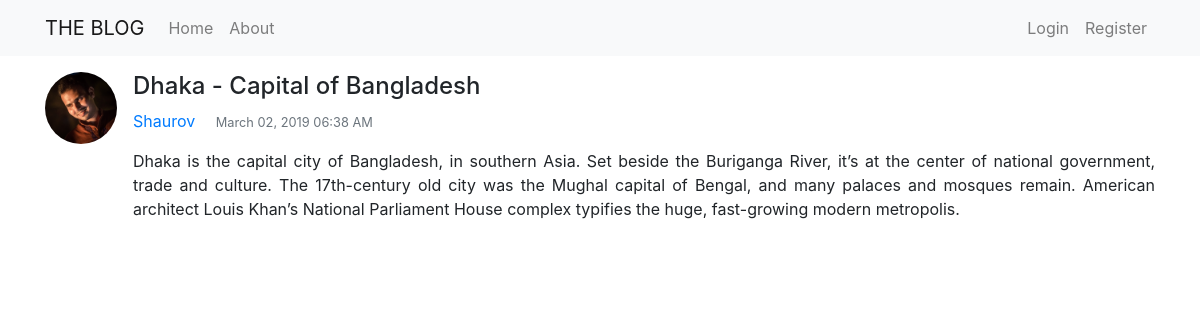
The page /post/8/ on the database its author committed.
### blog/models.py (models this page shows, shortened)
class Post(models.Model):
	title = models.CharField(max_length=100)
	content = models.TextField()
	date_posted = models.DateTimeField(default=timezone.now)
	author = models.ForeignKey(User, on_delete=models.CASCADE)

### users/models.py (models this page shows, shortened)
class Profile(models.Model):
	user = models.OneToOneField(User, on_delete=models.CASCADE)
	image = models.ImageField(default='default.jpg', upload_to='profile_pics')

### blog/views.py (the view)
# urls.py: path('post/<int:pk>/', PostDetailView.as_view(), name='post-detail'),
class PostDetailView(DetailView):
    model = Post

### blog/templates/blog/post_detail.html (shortened to what this page needs)
{% extends "blog/base.html" %}
{% block body %}
    <article class="media content-section">
      <img class="rounded-circle article-img mr-3" width="72" height="72" src="{{ object.author.profile.image.url }}">
      <div class="media-body">
        <h4 class="article-title">{{ object.title }}</h4>
        <div class="article-metadata">
          <a class="mr-3" href="{% url 'user-posts' object.author.username %}">{{ object.author }}</a>
          <small class="text-muted">{{ object.date_posted|date:"F d, Y h:i A" }}</small>
        </div>
        <p class="article-content mt-3" align="justify">{{ object.content }}</p>
      </div>
    </article>
{% endblock %}

### rows shown on the page
Post: author.profile.image (picture), title "Dhaka - Capital of Bangladesh", author "Shaurov", date_posted "March 02, 2019 06:38 AM", content "Dhaka is the capital city of Bangladesh, in southern Asia. Set beside the Buriganga River, it’s at the center of national government, trade and culture. The 17th-century old city was the Mughal capital of Bengal, and many palaces and mosques remain. American architect Louis Khan’s National Parliament House complex typifies the huge, fast-growing modern metropolis."
